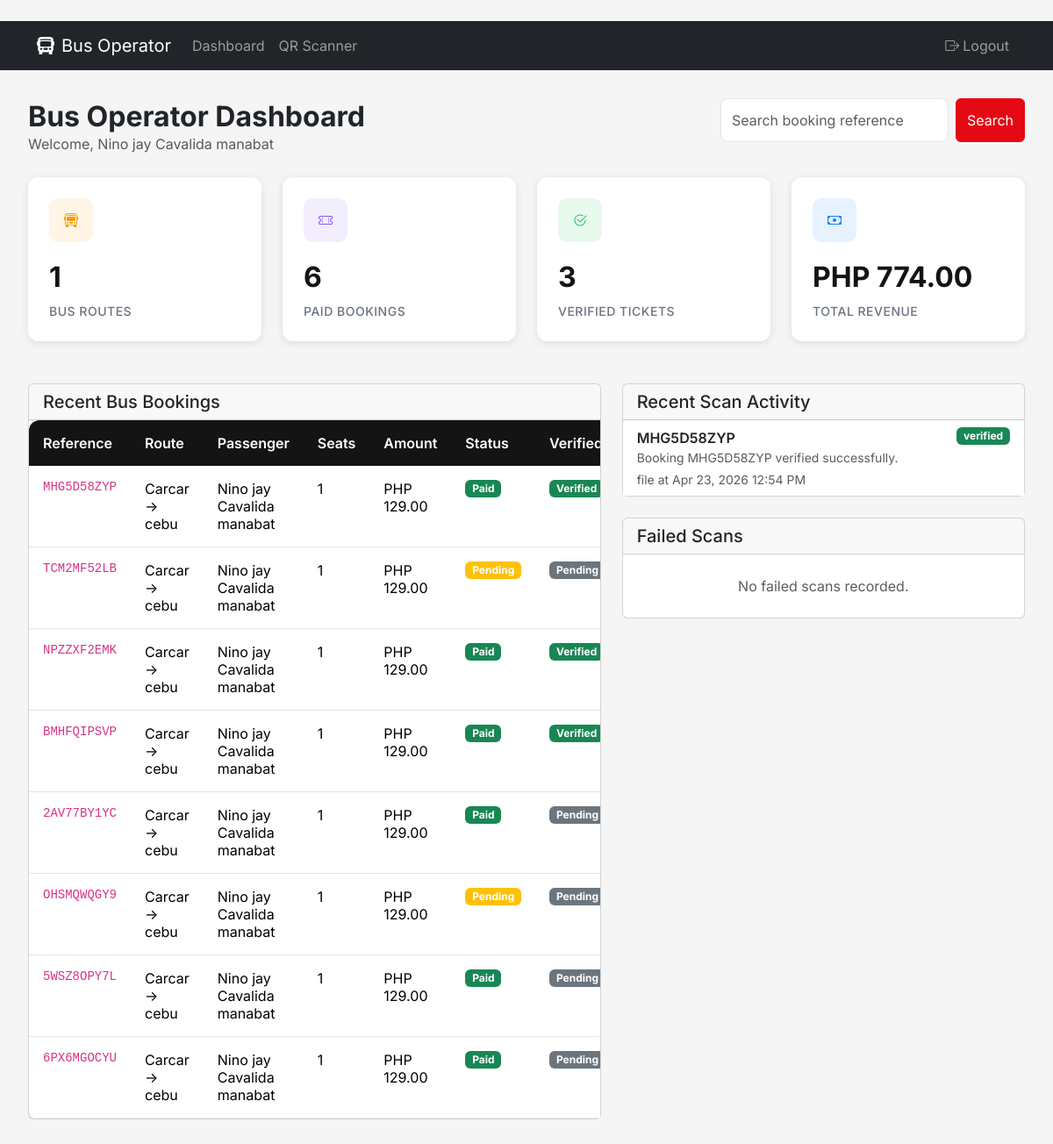
The app's page /bus-operator (signed in) with its own data.
### flask_app/app.py (models this page shows, shortened)
class User(UserMixin, db.Model):
    id = db.Column(db.Integer, primary_key=True)
    email = db.Column(db.String(120), unique=True, nullable=False)
    password_hash = db.Column(db.String(256), nullable=False)
    name = db.Column(db.String(100), nullable=False)
    phone = db.Column(db.String(20))
    is_admin = db.Column(db.Boolean, default=False)
    is_bus_operator = db.Column(db.Boolean, default=False)
    is_cinema_operator = db.Column(db.Boolean, default=False)
    created_at = db.Column(db.DateTime, default=datetime.utcnow)
    movie_bookings = db.relationship('MovieBooking', foreign_keys='MovieBooking.user_id', backref='user', lazy=True)
    bus_bookings = db.relationship('BusBooking', foreign_keys='BusBooking.user_id', backref='user', lazy=True)

class BusBooking(db.Model):
    id = db.Column(db.Integer, primary_key=True)
    user_id = db.Column(db.Integer, db.ForeignKey('user.id'), nullable=False)
    schedule_id = db.Column(db.Integer, db.ForeignKey('bus_schedule.id'), nullable=False)
    num_tickets = db.Column(db.Integer, nullable=False)
    seat_numbers = db.Column(db.String(200))
    passenger_names = db.Column(db.Text)
    total_amount = db.Column(db.Float, nullable=False)
    payment_status = db.Column(db.String(20), default='pending')  # pending, completed, failed, refunded
    payment_method = db.Column(db.String(20))     # 'card', 'gcash', 'paymaya', 'paypal'
    payment_reference = db.Column(db.String(255)) # PayMongo source/payment id
    booking_reference = db.Column(db.String(20), unique=True)
    is_verified = db.Column(db.Boolean, default=False, nullable=False)
    verified_at = db.Column(db.DateTime, nullable=True)
    verified_by_id = db.Column(db.Integer, db.ForeignKey('user.id'), nullable=True)
    cancelled_at = db.Column(db.DateTime, nullable=True)
    cancelled_by_id = db.Column(db.Integer, db.ForeignKey('user.id'), nullable=True)
    cancellation_reason = db.Column(db.String(255), nullable=True)
    refund_reference = db.Column(db.String(255), nullable=True)
    refunded_at = db.Column(db.DateTime, nullable=True)
    created_at = db.Column(db.DateTime, default=datetime.utcnow)
    verified_by = db.relationship('User', foreign_keys=[verified_by_id], backref='verified_bus_bookings')
    cancelled_by = db.relationship('User', foreign_keys=[cancelled_by_id], backref='cancelled_bus_bookings')

class BusRoute(db.Model):
    id = db.Column(db.Integer, primary_key=True)
    origin = db.Column(db.String(100), nullable=False)
    destination = db.Column(db.String(100), nullable=False)
    operator_id = db.Column(db.Integer, db.ForeignKey('user.id'), nullable=True)
    bus_number = db.Column(db.String(50))  # bus plate number or identifier
    bus_type = db.Column(db.String(50))  # AC, Non-AC, Sleeper, etc.
    departure_time = db.Column(db.Time, nullable=False)
    arrival_time = db.Column(db.Time, nullable=False)
    duration = db.Column(db.String(50))
    price = db.Column(db.Float, nullable=False)
    total_seats = db.Column(db.Integer, default=40)
    amenities = db.Column(db.String(255))  # WiFi, Charging, etc.
    image = db.Column(db.String(255))  # bus picture
    is_active = db.Column(db.Boolean, default=True)
    schedules = db.relationship('BusSchedule', backref='route', lazy=True, cascade='all, delete-orphan')
    operator = db.relationship('User', foreign_keys=[operator_id], backref='bus_routes')

class ScanLog(db.Model):
    id = db.Column(db.Integer, primary_key=True)
    operator_id = db.Column(db.Integer, db.ForeignKey('user.id'), nullable=True)
    booking_type = db.Column(db.String(20), nullable=True)
    booking_id = db.Column(db.Integer, nullable=True)
    booking_reference = db.Column(db.String(20), nullable=True)
    raw_input = db.Column(db.Text, nullable=True)
    scan_source = db.Column(db.String(30), default='manual')
    scan_result = db.Column(db.String(30), nullable=False)
    scan_message = db.Column(db.String(255), nullable=True)
    created_at = db.Column(db.DateTime, default=datetime.utcnow)
    operator = db.relationship('User', foreign_keys=[operator_id], backref='scan_logs')

### flask_app/app.py (the view)
@app.route('/bus-operator')
@login_required
@bus_operator_required
def bus_operator_dashboard():
    completed_statuses = ['completed', 'paid']
    bus_routes = BusRoute.query.filter_by(operator_id=current_user.id).all()
    route_ids = [r.id for r in bus_routes]
    search_reference = str(request.args.get('booking_reference') or '').strip()
    bookings_query = BusBooking.query.filter(BusBooking.schedule.has(BusSchedule.route_id.in_(route_ids)))
    bus_bookings = bookings_query.filter(BusBooking.payment_status.in_(completed_statuses)).count()
    bus_revenue = sum([b.total_amount for b in bookings_query.filter(BusBooking.payment_status.in_(completed_statuses)).all()])
    stats = {
        'total_routes': len(bus_routes),
        'bus_bookings': bus_bookings,
        'total_revenue': float(bus_revenue),
        'verified_tickets': bookings_query.filter_by(is_verified=True).count(),
    }
    recent_bus_bookings = bookings_query.order_by(BusBooking.created_at.desc()).limit(10).all()
    searched_booking = bookings_query.filter_by(booking_reference=search_reference).first() if search_reference else None
    recent_scan_logs = ScanLog.query.filter_by(operator_id=current_user.id).order_by(ScanLog.created_at.desc()).limit(8).all()
    failed_scan_logs = ScanLog.query.filter(
        ScanLog.operator_id == current_user.id,
        ScanLog.scan_result.in_(['invalid', 'denied', 'unpaid', 'missing', 'error'])
    ).order_by(ScanLog.created_at.desc()).limit(8).all()
    return render_template(
        'bus_operator/dashboard.html',
        stats=stats,
        recent_bus_bookings=recent_bus_bookings,
        bus_routes=bus_routes,
        searched_booking=searched_booking,
        search_reference=search_reference,
        recent_scan_logs=recent_scan_logs,
        failed_scan_logs=failed_scan_logs
    )

### flask_app/app.py (called while the page is built)
@app.after_request
def add_no_cache_headers(response):
    if request.endpoint != 'static':
        response.headers['Cache-Control'] = 'no-store, no-cache, must-revalidate, private, max-age=0'
        response.headers['Pragma'] = 'no-cache'
        response.headers['Expires'] = '0'
    return response

@app.template_filter('payment_status_label')
def payment_status_label_filter(value):
    return payment_status_label(value)

@app.template_filter('payment_status_badge_class')
def payment_status_badge_class_filter(value):
    return payment_status_badge_class(value)

@login_manager.user_loader
def load_user(user_id):
    return User.query.get(int(user_id))

def bus_operator_required(f):
    @wraps(f)
    def decorated_function(*args, **kwargs):
        if not current_user.is_authenticated or not (current_user.is_admin or current_user.is_bus_operator):
            flash('You need bus operator access for this action.', 'error')
            return redirect(url_for('index'))
        return f(*args, **kwargs)
    return decorated_function

### flask_app/status_utils.py (called while the page is built)
def normalize_payment_status(value):
    status = str(value or '').strip().lower()
    if not status:
        return 'pending'
    if status in ('succeeded', 'captured'):
        return 'paid'
    return status

def payment_status_label(value):
    status = normalize_payment_status(value)
    return PAYMENT_STATUS_META.get(status, (status.replace('_', ' ').title(), 'secondary'))[0]

def payment_status_badge_class(value):
    status = normalize_payment_status(value)
    return PAYMENT_STATUS_META.get(status, ('Unknown', 'secondary'))[1]

### flask_app/templates/bus_operator/dashboard.html (shortened to what this page needs)
{% extends 'bus_operator/base.html' %}
{% block operator_content %}
<div class="d-flex justify-content-between align-items-center mb-4 flex-wrap gap-3">
    <div>
        <h2 class="fw-bold mb-0">Bus Operator Dashboard</h2>
        <div class="text-muted">Welcome, {{ current_user.name }}</div>
    </div>
    <form method="GET" class="d-flex gap-2">
        <input type="text" class="form-control" name="booking_reference" value="{{ search_reference or '' }}" placeholder="Search booking reference">
        <button type="submit" class="btn btn-primary">Search</button>
    </form>
</div>
<div class="row g-4 mb-5">
    <div class="col-md-6 col-lg-3">
        <div class="stat-card">
            <div class="stat-icon" style="background: rgba(245, 158, 11, 0.1);">
                <i class="bi bi-bus-front" style="color: #F59E0B;"></i>
            </div>
            <div class="stat-value">{{ stats.total_routes }}</div>
            <div class="stat-label">Bus Routes</div>
        </div>
    </div>
    <div class="col-md-6 col-lg-3">
        <div class="stat-card">
            <div class="stat-icon" style="background: rgba(139, 92, 246, 0.1);">
                <i class="bi bi-ticket-perforated" style="color: #8B5CF6;"></i>
            </div>
            <div class="stat-value">{{ stats.bus_bookings }}</div>
            <div class="stat-label">Paid Bookings</div>
        </div>
    </div>
    <div class="col-md-6 col-lg-3">
        <div class="stat-card">
            <div class="stat-icon" style="background: rgba(34, 197, 94, 0.1);">
                <i class="bi bi-check2-circle" style="color: #22C55E;"></i>
            </div>
            <div class="stat-value">{{ stats.verified_tickets }}</div>
            <div class="stat-label">Verified Tickets</div>
        </div>
    </div>
    <div class="col-md-6 col-lg-3">
        <div class="stat-card">
            <div class="stat-icon" style="background: rgba(10, 132, 255, 0.1);">
                <i class="bi bi-cash" style="color: #0A84FF;"></i>
            </div>
            <div class="stat-value">PHP {{ "%.2f"|format(stats.total_revenue) }}</div>
            <div class="stat-label">Total Revenue</div>
        </div>
    </div>
</div>
<div class="row g-4">
    <div class="col-xl-7">
        <div class="card">
            <div class="card-header">
                <h5 class="mb-0">Recent Bus Bookings</h5>
            </div>
            <div class="card-body p-0">
                {% if recent_bus_bookings %}
                    <div class="table-responsive">
                        <table class="table table-hover mb-0">
                            <thead>
                                <tr>
                                    <th>Reference</th>
                                    <th>Route</th>
                                    <th>Passenger</th>
                                    <th>Seats</th>
                                    <th>Amount</th>
                                    <th>Status</th>
                                    <th>Verified</th>
                                </tr>
                            </thead>
                            <tbody>
                                {% for booking in recent_bus_bookings %}
                                <tr>
                                    <td><code>{{ booking.booking_reference }}</code></td>
                                    <td>{{ booking.schedule.route.origin }} -> {{ booking.schedule.route.destination }}</td>
                                    <td>{{ booking.user.name }}</td>
                                    <td>{{ booking.seat_numbers or booking.num_tickets }}</td>
                                    <td>PHP {{ "%.2f"|format(booking.total_amount) }}</td>
                                    <td><span class="badge bg-{{ booking.payment_status|payment_status_badge_class }}">{{ booking.payment_status|payment_status_label }}</span></td>
                                    <td>
                                        {% if booking.is_verified %}
                                            <span class="badge bg-success">Verified</span>
                                        {% else %}
                                            <span class="badge bg-secondary">Pending</span>
                                        {% endif %}
                                    </td>
                                </tr>
                                {% endfor %}
                            </tbody>
                        </table>
                    </div>
                {% else %}
                    <div class="text-center py-5 text-muted">No recent bookings yet.</div>
                {% endif %}
            </div>
        </div>
    </div>
    <div class="col-xl-5">
        <div class="card mb-4">
            <div class="card-header">
                <h5 class="mb-0">Recent Scan Activity</h5>
            </div>
            <div class="card-body p-0">
                {% if recent_scan_logs %}
                    <div class="list-group list-group-flush">
                        {% for scan in recent_scan_logs %}
                            <div class="list-group-item">
                                <div class="d-flex justify-content-between align-items-start">
                                    <div>
                                        <div class="fw-semibold">{{ scan.booking_reference or 'Unknown booking' }}</div>
                                        <div class="small text-muted">{{ scan.scan_message or 'No details recorded.' }}</div>
                                    </div>
                                    <span class="badge bg-{{ 'success' if scan.scan_result in ['verified', 'already_verified'] else 'danger' }}">{{ scan.scan_result.replace('_', ' ') }}</span>
                                </div>
                                <div class="small text-muted mt-1">{{ scan.scan_source }} at {{ scan.created_at.strftime('%b %d, %Y %I:%M %p') }}</div>
                            </div>
                        {% endfor %}
                    </div>
                {% else %}
                    <div class="text-center py-4 text-muted">No scan activity yet.</div>
                {% endif %}
            </div>
        </div>
        <div class="card">
            <div class="card-header">
                <h5 class="mb-0">Failed Scans</h5>
            </div>
            <div class="card-body p-0">
                {% if failed_scan_logs %}
                    <div class="list-group list-group-flush">
                        {% for scan in failed_scan_logs %}
                            <div class="list-group-item">
                                <div class="fw-semibold">{{ scan.raw_input or 'No input recorded' }}</div>
                                <div class="small text-muted">{{ scan.scan_message or 'Scan failed.' }}</div>
                                <div class="small text-muted mt-1">{{ scan.created_at.strftime('%b %d, %Y %I:%M %p') }}</div>
                            </div>
                        {% endfor %}
                    </div>
                {% else %}
                    <div class="text-center py-4 text-muted">No failed scans recorded.</div>
                {% endif %}
            </div>
        </div>
    </div>
</div>
{% endblock %}

### flask_app/templates/bus_operator/base.html (style rules this page uses)
:root { --primary: #E50914; --primary-dark: #B20710; --secondary: #0A84FF; --dark: #141414; --dark-lighter: #1F1F1F; --gray-100: #F5F5F5; --gray-200: #E5E5E5; --gray-600: #6B7280; --success: #22C55E; }
body { font-family: 'Inter', sans-serif; background: var(--gray-100); }
.stat-card { background: #fff; border-radius: 12px; padding: 1.5rem; box-shadow: 0 2px 10px rgba(0,0,0,0.1); border: none; transition: transform 0.2s; }
.stat-icon { width: 50px; height: 50px; border-radius: 10px; display: flex; align-items: center; justify-content: center; margin-bottom: 1rem; }
.stat-value { font-size: 2rem; font-weight: 700; color: var(--dark); margin-bottom: 0.25rem; }
.stat-label { color: var(--gray-600); font-size: 0.875rem; font-weight: 500; text-transform: uppercase; letter-spacing: 0.5px; }
.table { background: #fff; border-radius: 12px; overflow: hidden; box-shadow: 0 2px 10px rgba(0,0,0,0.1); }
.table thead th { background: var(--dark); color: #fff; border: none; font-weight: 600; padding: 1rem; }
.table tbody td { padding: 1rem; border-bottom: 1px solid var(--gray-200); }
.btn-primary { background: var(--primary); border-color: var(--primary); }
.form-control, .form-select { border-radius: 8px; border: 1px solid var(--gray-200); padding: 0.75rem; }

### records on screen
User: name "Nino jay Cavalida manabat"
BusBooking: booking_reference "MHG5D58ZYP", schedule.route.origin "Carcar", schedule.route.destination "cebu", user.name "Nino jay Cavalida manabat", seat_numbers+num_tickets "1", total_amount "129.00", payment_status|payment_status_label "Paid", is_verified "Verified"
BusBooking: booking_reference "TCM2MF52LB", schedule.route.origin "Carcar", schedule.route.destination "cebu", user.name "Nino jay Cavalida manabat", seat_numbers+num_tickets "1", total_amount "129.00", payment_status|payment_status_label "Pending", is_verified "Pending"
BusBooking: booking_reference "NPZZXF2EMK", schedule.route.origin "Carcar", schedule.route.destination "cebu", user.name "Nino jay Cavalida manabat", seat_numbers+num_tickets "1", total_amount "129.00", payment_status|payment_status_label "Paid", is_verified "Verified"
BusBooking: booking_reference "BMHFQIPSVP", schedule.route.origin "Carcar", schedule.route.destination "cebu", user.name "Nino jay Cavalida manabat", seat_numbers+num_tickets "1", total_amount "129.00", payment_status|payment_status_label "Paid", is_verified "Verified"
BusBooking: booking_reference "2AV77BY1YC", schedule.route.origin "Carcar", schedule.route.destination "cebu", user.name "Nino jay Cavalida manabat", seat_numbers+num_tickets "1", total_amount "129.00", payment_status|payment_status_label "Paid", is_verified "Pending"
BusBooking: booking_reference "OHSMQWQGY9", schedule.route.origin "Carcar", schedule.route.destination "cebu", user.name "Nino jay Cavalida manabat", seat_numbers+num_tickets "1", total_amount "129.00", payment_status|payment_status_label "Pending", is_verified "Pending"
BusBooking: booking_reference "5WSZ8OPY7L", schedule.route.origin "Carcar", schedule.route.destination "cebu", user.name "Nino jay Cavalida manabat", seat_numbers+num_tickets "1", total_amount "129.00", payment_status|payment_status_label "Paid", is_verified "Pending"
BusBooking: booking_reference "6PX6MGOCYU", schedule.route.origin "Carcar", schedule.route.destination "cebu", user.name "Nino jay Cavalida manabat", seat_numbers+num_tickets "1", total_amount "129.00", payment_status|payment_status_label "Paid", is_verified "Pending"
ScanLog: booking_reference "MHG5D58ZYP", scan_message "Booking MHG5D58ZYP verified successfully.", scan_result.replace "verified", scan_source "file", created_at "Apr 23, 2026 12:54 PM"

### other values on screen
{{ stats.total_routes }} "1"
{{ stats.bus_bookings }} "6"
{{ stats.verified_tickets }} "3"
{{ "%.2f"|format(stats.total_revenue) }} "774.00"
